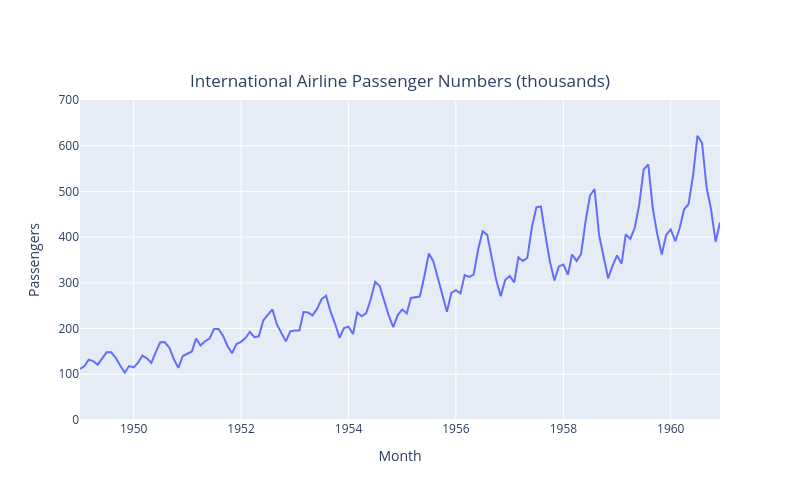

Notebook source saved alongside this figure:
### Markdown cell above
### Step 3: Plot Original Time Series

### Code cell
# Plot
fig = px.line(data_frame=df_air, 
              x='Month', 
              y='Passengers',
              width=800,
              height=500,
              range_y =[0,700],
              title='International Airline Passenger Numbers (thousands)')
fig.update_layout(title_x=0.5, title_y=0.85)
fig.show()

### Figure 1 — Plotly figure (JSON) as saved in the notebook; plotly's stock layout.template omitted (floating-point values rounded to 4 significant figures; data arrays with more than 128 entries replaced by an {"elided": "..."} marker saying what was removed)
{"data": [{"hovertemplate": "Month=%{x}<br>Passengers=%{y}<extra></extra>", "legendgroup": "", "line": {"color": "#636efa", "dash": "solid"}, "marker": {"symbol": "circle"}, "mode": "lines", "name": "", "orientation": "v", "showlegend": false, "type": "scatter", "x": {"elided": "144 str values"}, "xaxis": "x", "y": {"elided": "144 int values"}, "yaxis": "y"}], "layout": {"height": 500, "legend": {"tracegroupgap": 0}, "title": {"text": "International Airline Passenger Numbers (thousands)", "x": 0.5, "y": 0.85}, "width": 800, "xaxis": {"anchor": "y", "domain": [0, 1], "title": {"text": "Month"}}, "yaxis": {"anchor": "x", "domain": [0, 1], "range": [0, 700], "title": {"text": "Passengers"}}}}
